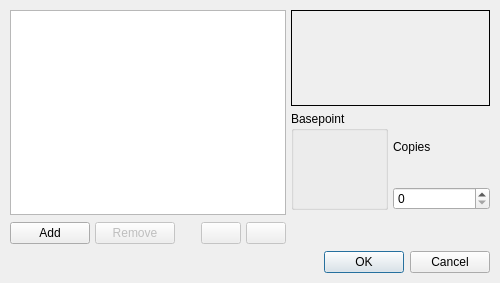
<?xml version="1.0" encoding="UTF-8"?>
<ui version="4.0">
 <class>TransformDialogBase</class>
 <widget class="QDialog" name="TransformDialogBase">
  <property name="geometry">
   <rect>
    <x>0</x>
    <y>0</y>
    <width>500</width>
    <height>283</height>
   </rect>
  </property>
  <property name="minimumSize">
   <size>
    <width>500</width>
    <height>260</height>
   </size>
  </property>
  <property name="windowTitle">
   <string>Transform</string>
  </property>
  <layout class="QVBoxLayout">
   <item>
    <layout class="QHBoxLayout">
     <item>
      <layout class="QVBoxLayout">
       <item>
        <widget class="QListWidget" name="transformSelector"/>
       </item>
       <item>
        <layout class="QHBoxLayout">
         <item>
          <widget class="QPushButton" name="buttonAdd">
           <property name="sizePolicy">
            <sizepolicy hsizetype="Minimum" vsizetype="Fixed">
             <horstretch>0</horstretch>
             <verstretch>0</verstretch>
            </sizepolicy>
           </property>
           <property name="text">
            <string>Add</string>
           </property>
          </widget>
         </item>
         <item>
          <widget class="QPushButton" name="buttonRemove">
           <property name="enabled">
            <bool>false</bool>
           </property>
           <property name="text">
            <string>Remove</string>
           </property>
          </widget>
         </item>
         <item>
          <spacer>
           <property name="orientation">
            <enum>Qt::Horizontal</enum>
           </property>
           <property name="sizeHint" stdset="0">
            <size>
             <width>21</width>
             <height>26</height>
            </size>
           </property>
          </spacer>
         </item>
         <item>
          <widget class="QPushButton" name="buttonUp">
           <property name="enabled">
            <bool>false</bool>
           </property>
           <property name="text">
            <string/>
           </property>
          </widget>
         </item>
         <item>
          <widget class="QPushButton" name="buttonDown">
           <property name="enabled">
            <bool>false</bool>
           </property>
           <property name="sizePolicy">
            <sizepolicy hsizetype="Fixed" vsizetype="Fixed">
             <horstretch>0</horstretch>
             <verstretch>0</verstretch>
            </sizepolicy>
           </property>
           <property name="text">
            <string/>
           </property>
          </widget>
         </item>
        </layout>
       </item>
      </layout>
     </item>
     <item>
      <layout class="QVBoxLayout">
       <item>
        <widget class="QStackedWidget" name="transformStack">
         <property name="sizePolicy">
          <sizepolicy hsizetype="Preferred" vsizetype="Preferred">
           <horstretch>0</horstretch>
           <verstretch>0</verstretch>
          </sizepolicy>
         </property>
         <property name="minimumSize">
          <size>
           <width>160</width>
           <height>16</height>
          </size>
         </property>
         <property name="frameShape">
          <enum>QFrame::Panel</enum>
         </property>
         <property name="currentIndex">
          <number>0</number>
         </property>
         <widget class="QWidget" name="blankPage"/>
         <widget class="QWidget" name="pageScale">
          <layout class="QGridLayout">
           <item row="0" column="0" colspan="3">
            <widget class="QLabel" name="ScalingStackLabel">
             <property name="font">
              <font>
               <pointsize>11</pointsize>
              </font>
             </property>
             <property name="text">
              <string>Scaling</string>
             </property>
             <property name="alignment">
              <set>Qt::AlignCenter</set>
             </property>
            </widget>
           </item>
           <item row="1" column="0">
            <widget class="QLabel" name="horizontalScaleLabel">
             <property name="text">
              <string>Horizontal:</string>
             </property>
            </widget>
           </item>
           <item row="1" column="1">
            <widget class="ScrSpinBox" name="horizontalScale">
             <property name="sizePolicy">
              <sizepolicy hsizetype="Expanding" vsizetype="Fixed">
               <horstretch>0</horstretch>
               <verstretch>0</verstretch>
              </sizepolicy>
             </property>
             <property name="minimumSize">
              <size>
               <width>60</width>
               <height>0</height>
              </size>
             </property>
             <property name="suffix">
              <string> %</string>
             </property>
             <property name="minimum">
              <number>0</number>
             </property>
             <property name="maximum">
              <number>1000</number>
             </property>
             <property name="value">
              <number>100</number>
             </property>
             <property name="decimals" stdset="0">
              <number>1</number>
             </property>
            </widget>
           </item>
           <item row="1" column="2" rowspan="2">
            <widget class="LinkButton" name="scaleLink">
             <property name="sizePolicy">
              <sizepolicy hsizetype="Fixed" vsizetype="Preferred">
               <horstretch>0</horstretch>
               <verstretch>0</verstretch>
              </sizepolicy>
             </property>
             <property name="minimumSize">
              <size>
               <width>15</width>
               <height>0</height>
              </size>
             </property>
             <property name="maximumSize">
              <size>
               <width>15</width>
               <height>16777215</height>
              </size>
             </property>
             <property name="text">
              <string/>
             </property>
             <property name="checkable">
              <bool>true</bool>
             </property>
             <property name="autoRaise">
              <bool>true</bool>
             </property>
            </widget>
           </item>
           <item row="2" column="0">
            <widget class="QLabel" name="verticalScaleLabel">
             <property name="text">
              <string>Vertical:</string>
             </property>
            </widget>
           </item>
           <item row="2" column="1">
            <widget class="ScrSpinBox" name="verticalScale">
             <property name="sizePolicy">
              <sizepolicy hsizetype="MinimumExpanding" vsizetype="Fixed">
               <horstretch>0</horstretch>
               <verstretch>0</verstretch>
              </sizepolicy>
             </property>
             <property name="minimumSize">
              <size>
               <width>60</width>
               <height>0</height>
              </size>
             </property>
             <property name="suffix">
              <string> %</string>
             </property>
             <property name="minimum">
              <number>0</number>
             </property>
             <property name="maximum">
              <number>1000</number>
             </property>
             <property name="value">
              <number>100</number>
             </property>
             <property name="decimals" stdset="0">
              <number>1</number>
             </property>
            </widget>
           </item>
          </layout>
         </widget>
         <widget class="QWidget" name="pageTranslate">
          <layout class="QGridLayout">
           <item row="0" column="0" colspan="2">
            <widget class="QLabel" name="TranslationStackLabel">
             <property name="font">
              <font>
               <pointsize>11</pointsize>
              </font>
             </property>
             <property name="text">
              <string>Translation</string>
             </property>
             <property name="alignment">
              <set>Qt::AlignCenter</set>
             </property>
            </widget>
           </item>
           <item row="1" column="0">
            <widget class="QLabel" name="translateHorizontalLabel">
             <property name="text">
              <string>Horizontal:</string>
             </property>
            </widget>
           </item>
           <item row="1" column="1">
            <widget class="ScrSpinBox" name="translateHorizontal">
             <property name="minimum">
              <number>-30000</number>
             </property>
             <property name="maximum">
              <number>30000</number>
             </property>
            </widget>
           </item>
           <item row="2" column="0">
            <widget class="QLabel" name="translateVerticalLabel">
             <property name="text">
              <string>Vertical:</string>
             </property>
            </widget>
           </item>
           <item row="2" column="1">
            <widget class="ScrSpinBox" name="translateVertical">
             <property name="minimum">
              <number>-30000</number>
             </property>
             <property name="maximum">
              <number>30000</number>
             </property>
            </widget>
           </item>
          </layout>
         </widget>
         <widget class="QWidget" name="pageRotate">
          <layout class="QGridLayout">
           <item row="0" column="0" colspan="2">
            <widget class="QLabel" name="RotateStackLabel">
             <property name="font">
              <font>
               <pointsize>11</pointsize>
              </font>
             </property>
             <property name="text">
              <string>Rotate</string>
             </property>
             <property name="alignment">
              <set>Qt::AlignCenter</set>
             </property>
            </widget>
           </item>
           <item row="1" column="0">
            <widget class="QLabel" name="rotationValueLabel">
             <property name="text">
              <string>Angle:</string>
             </property>
            </widget>
           </item>
           <item row="1" column="1">
            <widget class="ScrSpinBox" name="rotationValue">
             <property name="minimum">
              <number>-360</number>
             </property>
             <property name="maximum">
              <number>360</number>
             </property>
             <property name="decimals" stdset="0">
              <number>1</number>
             </property>
            </widget>
           </item>
          </layout>
         </widget>
         <widget class="QWidget" name="Seite">
          <layout class="QGridLayout">
           <item row="0" column="0" colspan="3">
            <widget class="QLabel" name="SkewStackLabel">
             <property name="font">
              <font>
               <pointsize>11</pointsize>
              </font>
             </property>
             <property name="text">
              <string>Skew</string>
             </property>
             <property name="alignment">
              <set>Qt::AlignCenter</set>
             </property>
            </widget>
           </item>
           <item row="1" column="0">
            <widget class="QLabel" name="horizontalSkewLabel">
             <property name="text">
              <string>Horizontal:</string>
             </property>
            </widget>
           </item>
           <item row="1" column="1">
            <widget class="ScrSpinBox" name="horizontalSkew">
             <property name="minimum">
              <number>-89</number>
             </property>
             <property name="maximum">
              <number>89</number>
             </property>
             <property name="decimals" stdset="0">
              <number>1</number>
             </property>
            </widget>
           </item>
           <item row="1" column="2" rowspan="2">
            <widget class="LinkButton" name="linkSkew">
             <property name="sizePolicy">
              <sizepolicy hsizetype="Fixed" vsizetype="Preferred">
               <horstretch>0</horstretch>
               <verstretch>0</verstretch>
              </sizepolicy>
             </property>
             <property name="minimumSize">
              <size>
               <width>15</width>
               <height>0</height>
              </size>
             </property>
             <property name="maximumSize">
              <size>
               <width>15</width>
               <height>16777215</height>
              </size>
             </property>
             <property name="text">
              <string/>
             </property>
             <property name="checkable">
              <bool>true</bool>
             </property>
             <property name="autoRaise">
              <bool>true</bool>
             </property>
            </widget>
           </item>
           <item row="2" column="0">
            <widget class="QLabel" name="verticalSkewLabel">
             <property name="text">
              <string>Vertical:</string>
             </property>
            </widget>
           </item>
           <item row="2" column="1">
            <widget class="ScrSpinBox" name="verticalSkew">
             <property name="minimum">
              <number>-89</number>
             </property>
             <property name="maximum">
              <number>89</number>
             </property>
             <property name="decimals" stdset="0">
              <number>1</number>
             </property>
            </widget>
           </item>
          </layout>
         </widget>
        </widget>
       </item>
       <item>
        <layout class="QHBoxLayout">
         <item>
          <widget class="QGroupBox" name="RotationGroup">
           <property name="title">
            <string>Basepoint</string>
           </property>
           <layout class="QVBoxLayout">
            <item>
             <widget class="BasePointWidget" name="basePoint" native="true">
              <property name="minimumSize">
               <size>
                <width>56</width>
                <height>56</height>
               </size>
              </property>
             </widget>
            </item>
           </layout>
          </widget>
         </item>
         <item>
          <layout class="QVBoxLayout">
           <item>
            <widget class="QLabel" name="label_9">
             <property name="text">
              <string>Copies</string>
             </property>
            </widget>
           </item>
           <item>
            <widget class="QSpinBox" name="numberOfCopies">
             <property name="minimum">
              <number>0</number>
             </property>
             <property name="maximum">
              <number>200</number>
             </property>
            </widget>
           </item>
          </layout>
         </item>
        </layout>
       </item>
       <item>
        <spacer>
         <property name="orientation">
          <enum>Qt::Vertical</enum>
         </property>
         <property name="sizeHint" stdset="0">
          <size>
           <width>31</width>
           <height>21</height>
          </size>
         </property>
        </spacer>
       </item>
      </layout>
     </item>
    </layout>
   </item>
   <item>
    <widget class="QDialogButtonBox" name="buttonBox">
     <property name="orientation">
      <enum>Qt::Horizontal</enum>
     </property>
     <property name="standardButtons">
      <set>QDialogButtonBox::Cancel|QDialogButtonBox::Ok</set>
     </property>
    </widget>
   </item>
  </layout>
 </widget>
 <layoutdefault spacing="5" margin="10"/>
 <customwidgets>
  <customwidget>
   <class>ScrSpinBox</class>
   <extends>QDoubleSpinBox</extends>
   <header location="global">ui/scrspinbox.h</header>
  </customwidget>
  <customwidget>
   <class>LinkButton</class>
   <extends>QToolButton</extends>
   <header>ui/linkbutton.h</header>
  </customwidget>
  <customwidget>
   <class>BasePointWidget</class>
   <extends>QWidget</extends>
   <header>ui/basepointwidget.h</header>
   <container>1</container>
  </customwidget>
 </customwidgets>
 <resources/>
 <connections>
  <connection>
   <sender>buttonBox</sender>
   <signal>accepted()</signal>
   <receiver>TransformDialogBase</receiver>
   <slot>accept()</slot>
   <hints>
    <hint type="sourcelabel">
     <x>248</x>
     <y>254</y>
    </hint>
    <hint type="destinationlabel">
     <x>157</x>
     <y>274</y>
    </hint>
   </hints>
  </connection>
  <connection>
   <sender>buttonBox</sender>
   <signal>rejected()</signal>
   <receiver>TransformDialogBase</receiver>
   <slot>reject()</slot>
   <hints>
    <hint type="sourcelabel">
     <x>316</x>
     <y>260</y>
    </hint>
    <hint type="destinationlabel">
     <x>286</x>
     <y>274</y>
    </hint>
   </hints>
  </connection>
 </connections>
</ui>
